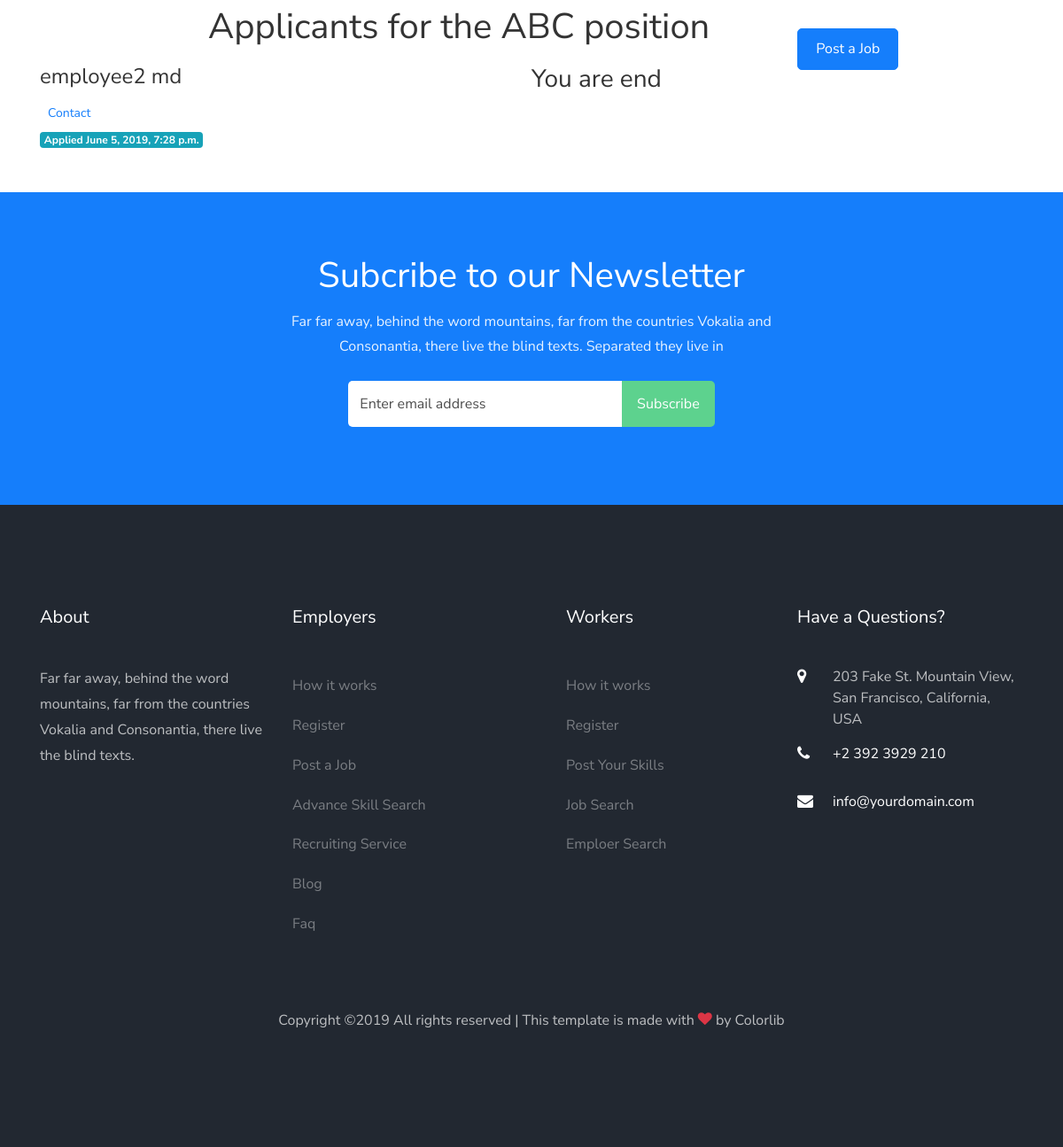
Page /employer/jobs/dashboard/applicants/5/ (signed in) on the committed database.
### managejob/models.py (models this page shows, shortened)
class Job(models.Model):
    user = models.ForeignKey(User, on_delete=models.CASCADE)
    title = models.CharField(max_length=100, blank=True, null=True)
    category = models.CharField(choices=CATEGORY_TYPE, max_length=100)
    company = models.CharField(max_length=100, blank=True, null=True)
    jobtype = models.CharField(choices=JOB_TYPE, max_length=100)
    location = models.CharField(max_length=100, blank=True, null=True)
    description = models.CharField(max_length=500, blank=True, null=True)
    website = models.CharField(max_length=100, default="")
    validity = models.DateTimeField()
    created_at = models.DateTimeField(default=timezone.now)

class Applicant(models.Model):
    user = models.ForeignKey(User, on_delete=models.CASCADE)
    job = models.ForeignKey(Job, on_delete=models.CASCADE, related_name='applicants')
    created_at = models.DateTimeField(default=timezone.now)

### useraccount/models.py (models this page shows, shortened)
class User(AbstractUser):
    username = None
    role = models.CharField(max_length=12, error_messages={
        'required': "Role must be provided"
    })
    email = models.EmailField(unique=True, blank=False,
                              error_messages={
                                  'unique': "A user with that email already exists.",
                              })
    gender_list = (('male', 'Male'), ('female', 'Female'),)
    gender = models.CharField(max_length=10, choices=gender_list, blank=True, null=True)
    phone = models.CharField(max_length=15, blank=True, null=True)
    USERNAME_FIELD = "email"
    REQUIRED_FIELDS = []
    objects = UserManager()

### managejob/views.py (the view)
# urls.py: path('applicants/<int:job_id>/', ApplicantPerJobView.as_view(), name='employer-dashboard-applicants'),
class ApplicantPerJobView(ListView):
    model = Applicant
    template_name = 'managejob/applicants.html'
    context_object_name = 'applicants'
    paginate_by = 1
    @method_decorator(login_required(login_url=reverse_lazy('login')))
    def dispatch(self, request, *args, **kwargs):
        if not self.request.user.is_authenticated:
            return reverse_lazy('login')
        if self.request.user.is_authenticated and self.request.user.role != 'employer':
            return reverse_lazy('login')
        return super().dispatch(self.request, *args, **kwargs)
    def get_queryset(self):
        return Applicant.objects.filter(job=self.kwargs['job_id']).order_by('id')
    def get_context_data(self, **kwargs):
        context = super().get_context_data(**kwargs)
        context['job'] = Job.objects.get(id=self.kwargs['job_id'])
        return context

### managejob/templates/managejob/applicants.html (shortened to what this page needs)
{% extends "managejob/base.html" %}
{% load static %}
{% block content %}
<section class="bg-light-gray">
    <div class="container">
        <div class="row">
            <div class="col-lg-8 mx-auto">
                <h1 class="heading">Applicants for the <span class="accent">{{ job.title }}</span> position</h1>
            </div>
        </div>
    </div>
</section>
<section>
    <div class="container">
        <div class="row">
            {% for applicant in applicants %}
                <div class="col-lg-6">
                    <div class="box applicant">
                        <h4>{{ applicant.user.get_full_name }}</h4>
                        <a href="#" data-toggle="modal" data-target="#contact-modal"
                           class="btn btn-outline-white-secondary btn-sm">
                            Contact
                        </a>
                        <p>
                            <span class="badge badge-info">Applied {{ applicant.created_at.astimezone }}</span>
                        </p>
                        <div class="d-flex justify-content-between">
                        </div>
                    </div>
                </div>
            {% endfor %}
            {% if is_paginated %}
                <div class="row">
                    <div class="col-md-12">
                        <nav aria-label="Page navigation example" class="d-flex justify-content-center mt-4 mb-4">
                            <ul class="pagination">
                                {% if page_obj.has_previous %}
                                    <li class="page-item">
                                        <a href="?page={{ page_obj.previous_page_number }}"
                                           class="page-link">&laquo;</a>
                                    </li>
                                {% else %}
                                    <li class="page-item disabled">
                                        <a class="page-link">&laquo;</a>
                                    </li>
                                {% endif %}
                                {% for i in page_obj.paginator.page_range %}
                                    {% if page_obj.number == i %}
                                        <li class="page-item active">
                                            <a class="page-link">{{ i }}</a>
                                        </li>
                                    {% else %}
                                        <li class="page-item">
                                            <a href="?page={{ i }}" class="page-link">{{ i }}</a>
                                        </li>
                                    {% endif %}
                                {% endfor %}
                                {% if page_obj.has_next %}
                                    <li class="page-item">
                                        <a href="?page={{ page_obj.next_page_number }}"
                                           class="page-link">&raquo;</a>
                                    </li>
                                {% else %}
                                    <li class="page-item disabled">
                                        <a class="page-link">&raquo;</a>
                                    </li>
                                {% endif %}
                            </ul>
                        </nav>
                    </div>
                </div>
            {% else %}
                <h3>You are end</h3>
            {% endif %}
        </div>
    </div>
</section>
{% endblock content %}

### rows in the picture
Job: title "ABC"
Applicant: user.get_full_name "employee2 md", created_at.astimezone "June 5, 2019, 7:28 p.m."
